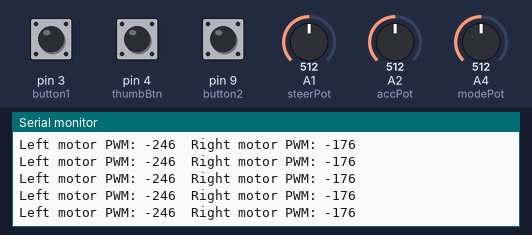
The sketch below on a simulated Arduino Uno, built with avr-gcc and run on an emulated ATmega328P. Shown: the last lines printed to the serial monitor. The inputs (shaded band) are chosen by the test bench; at power-on: A1 (steerPot) = 512, A2 (accPot) = 512, pin 9 (button2) LOW, pin 3 (button1) LOW, pin 4 (thumbBtn) LOW, A4 (modePot) = 512. No radio packets arrive unless stated.

Above: at 1.2 s.
1.3 s: A1 (steerPot) set to 306
At 1.43 s:
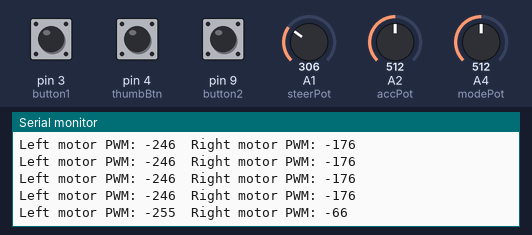
4.3 s: A2 (accPot) set to 541
At 4.33 s:
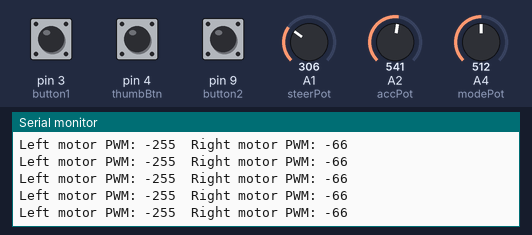
7.3 s: pin 9 (button2) pulled HIGH for 0.15 s
10.4 s: A2 (accPot) set to 511
At 10.43 s:
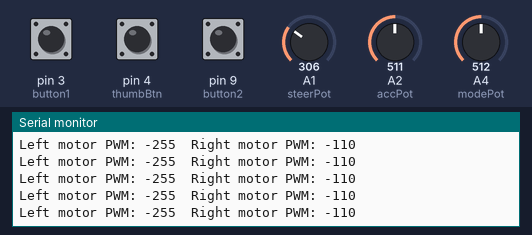
13.4 s: pin 9 (button2) pulled HIGH for 1 s
17.4 s: A1 (steerPot) set to 180
At 17.42 s:
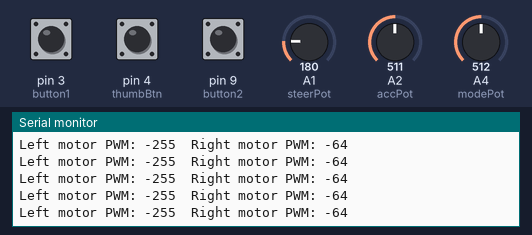
Timing chart, 0 to 20.4 s (numbered marks = the images above; inputs shaded):
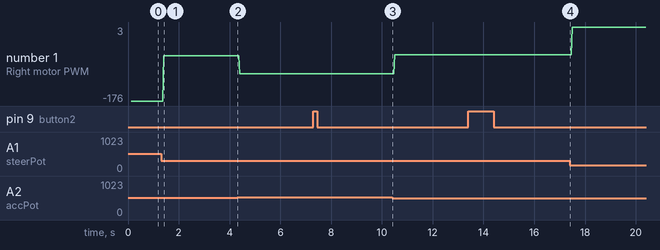

The sketch:

awtr_pistol_spinner.ino
```cpp
#include <SPI.h>
#include "RF24.h"
#include <EEPROM.h>
#include <math.h>
bool radioNumber = 0;

RF24 radio(7, 8);


byte addresses[][6] = {"3Node", "4Node"};
const uint8_t channel =85;

// stick and trims potentiometers input pins
const int steerPot = A1;
const int accPot = A2;
const int thumbBtn = 4;
const int TrimDown = A3;
const int TrimUp = A0;
const int button1 = 3;
const int button2 = 9;
const int modePot = A4;


//datas that will be sent to the receiver
typedef struct {
  int speedmotorLeft;
  int speedmotorRight;
  int weaponStrenght;
  bool Fire;
  int Angle;
}
A_t;


A_t sentData;


//various stick/potentiometers limits
//this is useful if:

//tx potentiometers don't travel from 1023 to 0
//-if their center positon is not 512
//-their center position has some play so it is a range of values
// instead of a single vaue

const int potStrRightEnd = 100; //default 0, reversed 1024
const int potStrLeftEnd = 1008; //default 1024, reversed 0

const int potAccForwardEnd = 71; // default 0, reversed 1024
const int potAccBackEnd = 541; //default 1024, reversed 0


const int potStrRightStart = 578; //default 512
const int potStrLeftStart = 590; //default 512

const int potAccForwardStart = 338; //default 512
const int potAccBackStart = 372; //default 512


//var that will be stored and retreived from
//eprom mem
int restAngle= 0;
int activeAngle= 0;
int strExpoalpha = 0;
int accExpoalpha = 0;
int wpnAccel = 0;


//customisable vars
int PWMmax = 255;
int expoMax = 190; //exp will be this/100

//variables for the sketch
int right= 0;
int left= 0;
int forward= 0;
int back= 0;
int strPWMmax = PWMmax;
int accPWMmax = PWMmax;
int modeValue= 0;
int address = 0;
bool memSetted = true;
bool wpnSafetyCeck = false;

void setup() {
  pinMode(thumbBtn, INPUT);
  pinMode(button1, INPUT);
  pinMode(button2, INPUT);

  Serial.begin(9600);

  //LOADING FROM MEM
  //active angle for the weapon
  int activeAng_low = (int) EEPROM.read(address);
  delay(5);
  int activeAng_high = (int) EEPROM.read(address + 1);
  delay(5);
  activeAngle = activeAng_high << 8 | activeAng_low ;
  //exponential coefficients for drive
  strExpoalpha = (int) EEPROM.read(address + 2);
  delay(5);
  accExpoalpha = (int) EEPROM.read(address + 3);
  delay(5);
  //active angle for the weapon
  int restAng_low = (int) EEPROM.read(address + 4);
  delay(5);
  int restAng_high = (int) EEPROM.read(address + 5);
  delay(5);
  restAngle = restAng_high << 8 | restAng_low ;
  //weapon acceleration coefficient
  wpnAccel = (int) EEPROM.read(address+6);

  Serial.println("mem READ");
  Serial.print("angle_act: ");
  Serial.print(activeAngle);
  Serial.print(" -- angle_rest: ");
  Serial.print(restAngle);
  Serial.print(" -- wpn_acc: ");
  Serial.print(wpnAccel);
  Serial.print(" -- str_exp: ");
  Serial.print(strExpoalpha);
  Serial.print(" -- acc_exp: ");
  Serial.println(accExpoalpha);
  sentData.weaponStrenght = 0;
  // Open a writing and reading pipe on each radio, with opposite addresses
  //from the rf24 tutorial, need to be reworked
  radio.begin();
  radio.setChannel(channel);
  radio.setPALevel(RF24_PA_LOW);
  radio.openWritingPipe(addresses[0]);

}


void loop() {
  //read pots values
  int strValue = analogRead(steerPot);
  int accValue = analogRead(accPot);
  modeValue = analogRead(modePot);

  //read btns values
  bool setMode = digitalRead(button1);
  bool storeValue = digitalRead(button2);
  bool thumbValue = digitalRead(thumbBtn);


  bool drSet = false;
  bool expoSet = false;
  bool safetySet = false;
  bool wpnSet = false;
  bool wpn2Set = false;

  int mode_n = modeValue / 205;

  if (setMode) {
    switch (mode_n) {
      case 0:
        drSet = true;
        break;
      case 1:
        expoSet = true;
        break;
      case 2:
        safetySet = true;
        break;
      case 3:
        wpnSet = true;
        break;
      case 4:
        wpn2Set = true;
        break;
      default:
        break;
    }
  }

  //----------------------------------------------------WEAPON CODE
  if (safetySet) {

  }

  if (wpnSet) {

  }
  if (wpn2Set) {

  }

  if (thumbValue) {
    sentData.weaponStrenght = 255;
  } else {
    sentData.weaponStrenght = 0;
  }


  //----------------------------------------------------MOTOR CODE
  //setting dual rates

  if (drSet) {
    int TrimDownValue = analogRead(TrimDown);
    int TrimUpValue = analogRead(TrimUp);
    strPWMmax = map(TrimUpValue, 0, 1022, 0, PWMmax);
    accPWMmax = map(TrimDownValue, 0, 1022, 0, PWMmax);
  }

  //map the value to useful pwm-friendly ones
  right = map(strValue, potStrRightStart, potStrRightEnd, 0, strPWMmax);
  left = map(strValue, potStrLeftStart, potStrLeftEnd, 0, strPWMmax);
  forward = map(accValue, potAccForwardStart, potAccForwardEnd, 0, accPWMmax);
  back = map(accValue, potAccBackStart, potAccBackEnd, 0, -accPWMmax);

  //correct the values in case of wrong pot limits on initialization and
  //so all of them will have the same weight in next computations
  right = constrain(right, 0, strPWMmax);
  left = constrain(left, 0, strPWMmax);
  forward = constrain(forward, 0, accPWMmax);
  back = constrain(back, -accPWMmax, 0);

  //exponential curve setup
  bool strExpo = false;
  bool accExpo = false;
  if (expoSet) {
    int TrimDownValue = analogRead(TrimDown);
    int TrimUpValue = analogRead(TrimUp);
    strExpoalpha = map(TrimUpValue, 10, 1022, 100, expoMax);
    accExpoalpha = map(TrimDownValue, 10, 1022, 100, expoMax);
  }
  if (strExpoalpha > 100) {
    strExpo = true;
  }
  if (accExpoalpha > 100) {
    accExpo = true;
  }
  /*
  if (strExpo) {
    int leftx = map(left, 0, strPWMmax, 0, 1000);
    left = pow(leftx / 1000.0f, strExpoalpha / 100.0f) * strPWMmax;

    int rightx = map(right, 0, strPWMmax, 0, 1000);
    right = pow(rightx / 1000.0f, strExpoalpha / 100.0f) * strPWMmax;
  }
  if (accExpo) {
    int forwardx = map(forward, 0, accPWMmax, 0, 1000);
    forward = pow(forwardx / 1000.0f, accExpoalpha / 100.0f) * accPWMmax;

    int backx = map(-back, 0, accPWMmax, 0, 1000);
    back = -pow(backx / 1000.0f, accExpoalpha / 100.0f) * accPWMmax;
  }
  */
  /* comment here if you want car-like steering direction
    if (back < 0){ //correct the turning direction while go backward but not while pivot turning
    sentData.speedmotorLeft = back - right + left;
    sentData.speedmotorRight = back + right - left;
    }else if (forward >= 0) { // "else" could be called but "else if" prevent some strange moving if forward is negative due to wrong initialization
    sentData.speedmotorLeft = forward  + right - left;
    sentData.speedmotorRight = forward - right + left;
    }
    //*/

  ///* uncomment here if you want car-like steering direction
  sentData.speedmotorLeft = forward + back - right + left;
  sentData.speedmotorRight = forward + back + right - left;
  //*/

  //recorrect the data not to have more than max +PWM while non pivot-steering
  sentData.speedmotorLeft = constrain(sentData.speedmotorLeft, -PWMmax, PWMmax);
  sentData.speedmotorRight = constrain(sentData.speedmotorRight, -PWMmax, PWMmax);


  if (!storeValue) {
    memSetted = false;
  } else {
    if (!memSetted) {
      memSetted = true;
      EEPROM.update(address, activeAngle);
      delay(5);
      EEPROM.update(address + 1, activeAngle >> 8);
      delay(5);

      EEPROM.update(address + 2, strExpoalpha);
      delay(5);
      EEPROM.update(address + 3, accExpoalpha);
      delay(5);

      EEPROM.update(address + 4, restAngle);
      delay(5);
      EEPROM.update(address + 5, restAngle >> 8);
      delay(5);

      EEPROM.update(address + 6, wpnAccel);
      delay(5);

      Serial.println("mem SETTED!");
    }
  }

  if (!radio.write( &sentData, sizeof(sentData) )) {
    //Serial.println(F("failed"));
  }
  Serial.print("Left motor PWM: ");
    Serial.print(sentData.speedmotorLeft);
    Serial.print("\t");
    Serial.print("Right motor PWM: ");
    Serial.println(sentData.speedmotorRight);
  /*
    Serial.print("B1 (modeValue): ");
    Serial.print(setMode);
    Serial.print("\t");
    Serial.print("B2 (mem): ");
    Serial.println(storeValue);

    Serial.print("Left motor PWM: ");
    Serial.print(sentData.speedmotorLeft);
    Serial.print("\t");
    Serial.print("Right motor PWM: ");
    Serial.println(sentData.speedmotorRight);

    Serial.print(accValue);
    Serial.print("\t");
    Serial.println(strValue);


    Serial.print("Up: ");
    Serial.print(TrimUpValue);
    Serial.print("\t");
    Serial.print("Down: ");
    Serial.println(TrimDownValue);

    Serial.println(sentData.Angle);

    Serial.print("B1: ");
    Serial.print(setMode);
    Serial.print("\t");
    Serial.print("B2: ");
    Serial.print(storeValue);
    Serial.print("\t");
    Serial.print("modePot: ");
    Serial.println(modeValue);
    //*/
}
```

Measured:
- after the input at 1.3 s, the serial monitor: prints a new line after 0.11 s (image 1)
- plotted number 1: -176 → -66 after the input at 1.3 s, -66 → -110 after the input at 4.3 s, -110 → -64 after the input at 10.4 s, -64 → 3 after the input at 17.4 s
